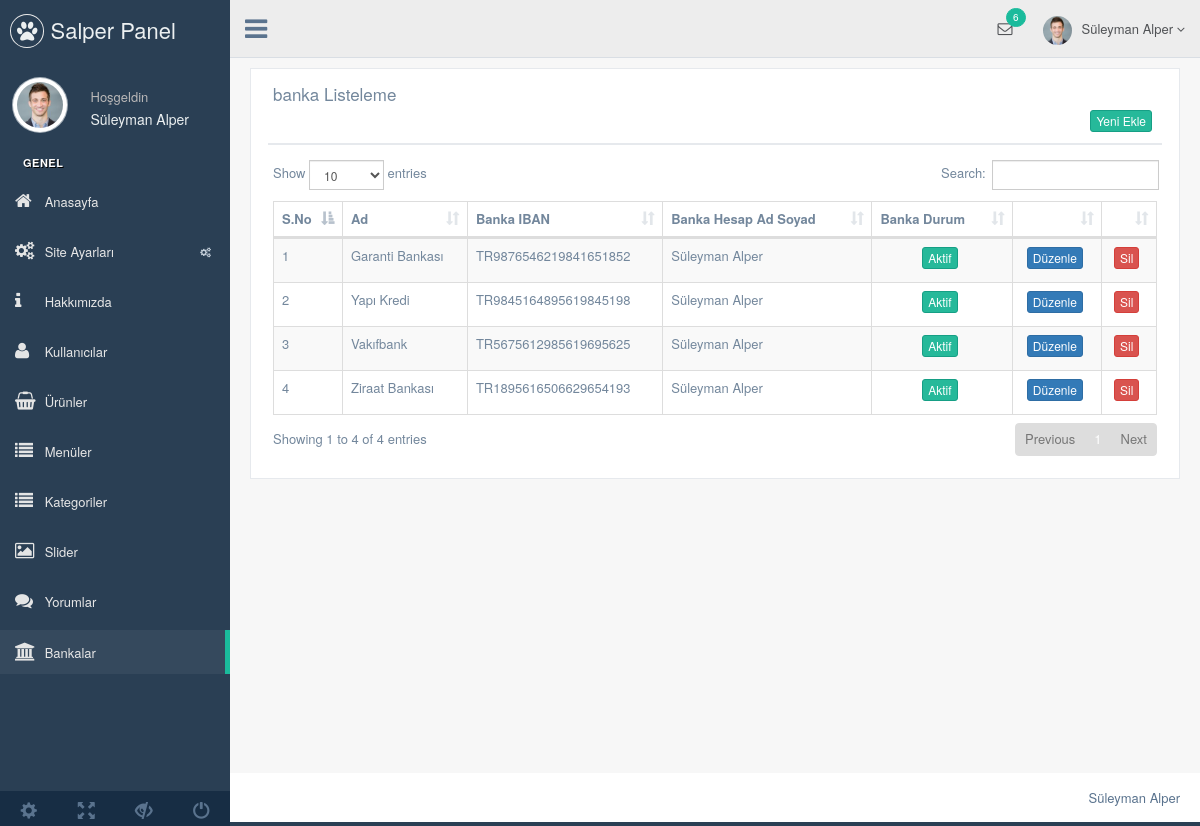
/eticaret/nedmin/production/banka.php (signed in), run on the app's committed database.
### tables this page shows
CREATE TABLE `kullanici` (
  `kullanici_id` int(11) NOT NULL,
  `kullanici_zaman` datetime NOT NULL DEFAULT current_timestamp(),
  `kullanici_resim` varchar(250) NOT NULL,
  `kullanici_tc` varchar(50) NOT NULL,
  `kullanici_ad` varchar(50) NOT NULL,
  `kullanici_mail` varchar(100) NOT NULL,
  `kullanici_gsm` varchar(50) NOT NULL,
  `kullanici_password` varchar(50) NOT NULL,
  `kullanici_adsoyad` varchar(50) NOT NULL,
  `kullanici_adres` varchar(250) NOT NULL,
  `kullanici_il` varchar(100) NOT NULL,
  `kullanici_ilce` varchar(100) NOT NULL,
  `kullanici_unvan` varchar(100) NOT NULL,
  `kullanici_yetki` varchar(50) NOT NULL,
  `kullanici_durum` int(1) NOT NULL DEFAULT 1
);

CREATE TABLE `banka` (
  `banka_id` int(11) NOT NULL,
  `banka_ad` varchar(50) NOT NULL,
  `banka_iban` varchar(50) NOT NULL,
  `banka_hesapadsoyad` varchar(50) NOT NULL,
  `banka_durum` enum('0','1') NOT NULL DEFAULT '0'
);

### eticaret/nedmin/production/banka.php (the view, shortened to what this page needs)
<?php
include 'header.php';
$bankasor = $db->prepare("SELECT * FROM banka order by banka_id ASC");
$bankasor->execute();
?>
<div class="right_col" role="main">
  <div class="">
    <div class="row">
      <div class="col-md-12 col-sm-12 col-xs-12">
        <div class="x_panel">
          <div class="x_title">
            <h2>banka Listeleme </h2>
            <div class="clearfix"></div>
            <div align="right">
              <a href="banka-ekle.php"><button class="btn btn-success btn-xs"> Yeni Ekle</button></a>
            </div>
          </div>
          <div class="x_content">
            <table id="datatable-responsive" class="table table-striped table-bordered dt-responsive nowrap" cellspacing="0" width="100%">
              <thead>
                <tr>
                  <th>S.No</th>
                  <th>Ad</th>
                  <th>Banka IBAN</th>
                  <th>Banka Hesap Ad Soyad</th>
                  <th>Banka Durum</th>
                  <th></th>
                  <th></th>
                </tr>
              </thead>
              <tbody>
                <?php
                $say = 0;
                while ($bankacek = $bankasor->fetch(PDO::FETCH_ASSOC)) {
                  $say++ ?>
                  <tr>
                    <td width="20"><?php echo $say ?></td>
                    <td><?php echo $bankacek['banka_ad'] ?></td>
                    <td><?php echo $bankacek['banka_iban'] ?></td>
                    <td><?php echo $bankacek['banka_hesapadsoyad'] ?></td>
                    <td>
                      <center><?php
                              if ($bankacek['banka_durum'] == 1) { ?>
                          <button class="btn btn-success btn-xs">Aktif</button>
                        <?php } else { ?>
                          <button class="btn btn-danger btn-xs">Pasif</button>
                        <?php } ?>
                      </center>
                    </td>
                    <td>
                      <center><a href="banka-duzenle.php?banka_id=<?php echo $bankacek['banka_id']; ?>"><button class="btn btn-primary btn-xs">Düzenle</button></a></center>
                    </td>
                    <td>
                      <center><a href="../netting/islem.php?banka_id=<?php echo $bankacek['banka_id']; ?>&bankasil=ok"><button class="btn btn-danger btn-xs">Sil</button></a></center>
                    </td>
                  </tr>
                <?php  }
                ?>
              </tbody>
            </table>
          </div>
        </div>
      </div>
    </div>
  </div>
</div>
<?php include 'footer.php'; ?>

### eticaret/nedmin/production/header.php (shortened to what this page needs)
<?php
include '../netting/baglan.php';
$kullanicisor=$db->prepare("SELECT * FROM kullanici where kullanici_mail=:mail");
$kullanicisor->execute(array(
  'mail' => $_SESSION['kullanici_mail']
  ));
$kullanicicek=$kullanicisor->fetch(PDO::FETCH_ASSOC);
?>
<!DOCTYPE html>
<html lang="en">
<head>
  <link href="../vendors/bootstrap/dist/css/bootstrap.min.css" rel="stylesheet">
  <link href="../vendors/font-awesome/css/font-awesome.min.css" rel="stylesheet">
  <link href="../vendors/nprogress/nprogress.css" rel="stylesheet">
  <link href="../vendors/iCheck/skins/flat/green.css" rel="stylesheet">
  <link href="../vendors/datatables.net-bs/css/dataTables.bootstrap.min.css" rel="stylesheet">
  <link href="../vendors/datatables.net-buttons-bs/css/buttons.bootstrap.min.css" rel="stylesheet">
  <link href="../vendors/datatables.net-fixedheader-bs/css/fixedHeader.bootstrap.min.css" rel="stylesheet">
  <link href="../vendors/datatables.net-responsive-bs/css/responsive.bootstrap.min.css" rel="stylesheet">
  <link href="../vendors/datatables.net-scroller-bs/css/scroller.bootstrap.min.css" rel="stylesheet">
  <link href="../vendors/dropzone/dist/min/dropzone.min.css" rel="stylesheet">
  <link href="../build/css/custom.min.css" rel="stylesheet">
</head>
<body class="nav-md">
  <div class="container body">
    <div class="main_container">
      <div class="col-md-3 left_col">
        <div class="left_col scroll-view">
          <div class="navbar nav_title" style="border: 0;">
            <a href="index.php" class="site_title"><i class="fa fa-paw"></i> <span>Salper Panel</span></a>
          </div>
          <div class="profile clearfix">
            <div class="profile_pic">
              <img src="images/img.jpg" alt="..." class="img-circle profile_img">
            </div>
            <div class="profile_info">
              <span>Hoşgeldin</span>
              <h2><?php echo $kullanicicek['kullanici_adsoyad'] ?></h2>
            </div>
          </div>
          <br />
          <div id="sidebar-menu" class="main_menu_side hidden-print main_menu">
            <div class="menu_section">
              <h3>Genel</h3>
              <ul class="nav side-menu">
                <li><a href="index.php"><i class="fa fa-home"></i> Anasayfa </a></li>
                <li><a><i class="fa fa-cogs"></i> Site Ayarları <span class="fa fa-cogs"></span></a>
             </li>
             <li><a href="hakkimizda.php"><i class="fa fa-info"></i> Hakkımızda </a></li>
             <li><a href="kullanici.php"><i class="fa fa-user"></i> Kullanıcılar </a></li>
             <li><a href="urun.php"><i class="fa fa-shopping-basket"></i> Ürünler </a></li>
             <li><a href="menu.php"><i class="fa fa-list"></i> Menüler </a></li>
             <li><a href="kategori.php"><i class="fa fa-list"></i> Kategoriler </a></li>
             <li><a href="slider.php"><i class="fa fa-image"></i> Slider </a></li>
             <li><a href="yorum.php"><i class="fa fa-comments"></i> Yorumlar </a></li>
             <li><a href="banka.php"><i class="fa fa-bank"></i> Bankalar </a></li>
           </ul>
         </div>
       </div>
       <div class="sidebar-footer hidden-small">
        <a data-toggle="tooltip" data-placement="top" title="Settings">
          <span class="glyphicon glyphicon-cog" aria-hidden="true"></span>
        </a>
        <a data-toggle="tooltip" data-placement="top" title="FullScreen">
          <span class="glyphicon glyphicon-fullscreen" aria-hidden="true"></span>
        </a>
        <a data-toggle="tooltip" data-placement="top" title="Lock">
          <span class="glyphicon glyphicon-eye-close" aria-hidden="true"></span>
        </a>
        <a data-toggle="tooltip" data-placement="top" title="Logout">
          <span class="glyphicon glyphicon-off" aria-hidden="true"></span>
        </a>
      </div>
    </div>
  </div>
  <div class="top_nav">
    <div class="nav_menu">
      <nav>
        <div class="nav toggle">
          <a id="menu_toggle"><i class="fa fa-bars"></i></a>
        </div>
        <ul class="nav navbar-nav navbar-right">
          <li class="">
            <a href="javascript:;" class="user-profile dropdown-toggle" data-toggle="dropdown" aria-expanded="false">
              <img src="images/img.jpg" alt=""><?php echo $kullanicicek['kullanici_adsoyad'] ?>
              <span class=" fa fa-angle-down"></span>
            </a>
          </li>
          <li role="presentation" class="dropdown">
            <a href="javascript:;" class="dropdown-toggle info-number" data-toggle="dropdown" aria-expanded="false">
              <i class="fa fa-envelope-o"></i>
              <span class="badge bg-green">6</span>
            </a>
          </li>
        </ul>
      </nav>
    </div>
  </div>

### data on the page
kullanici: kullanici_adsoyad "Süleyman Alper"
banka: banka_ad "Garanti Bankası", banka_iban "TR9876546219841651852", banka_hesapadsoyad "Süleyman Alper", banka_durum "Aktif"
banka: banka_ad "Yapı Kredi", banka_iban "TR9845164895619845198", banka_hesapadsoyad "Süleyman Alper", banka_durum "Aktif"
banka: banka_ad "Vakıfbank", banka_iban "TR5675612985619695625", banka_hesapadsoyad "Süleyman Alper", banka_durum "Aktif"
banka: banka_ad "Ziraat Bankası", banka_iban "TR1895616506629654193", banka_hesapadsoyad "Süleyman Alper", banka_durum "Aktif"
